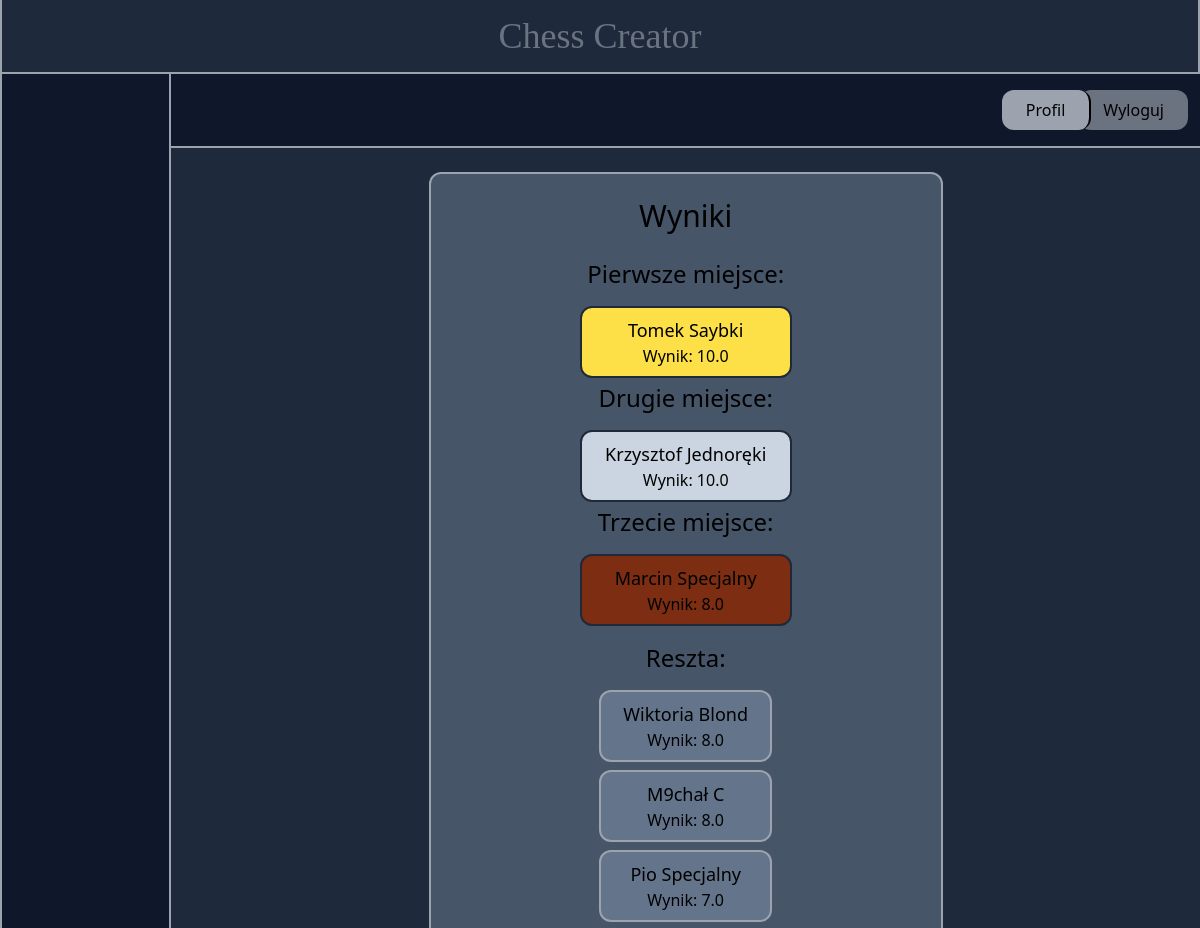
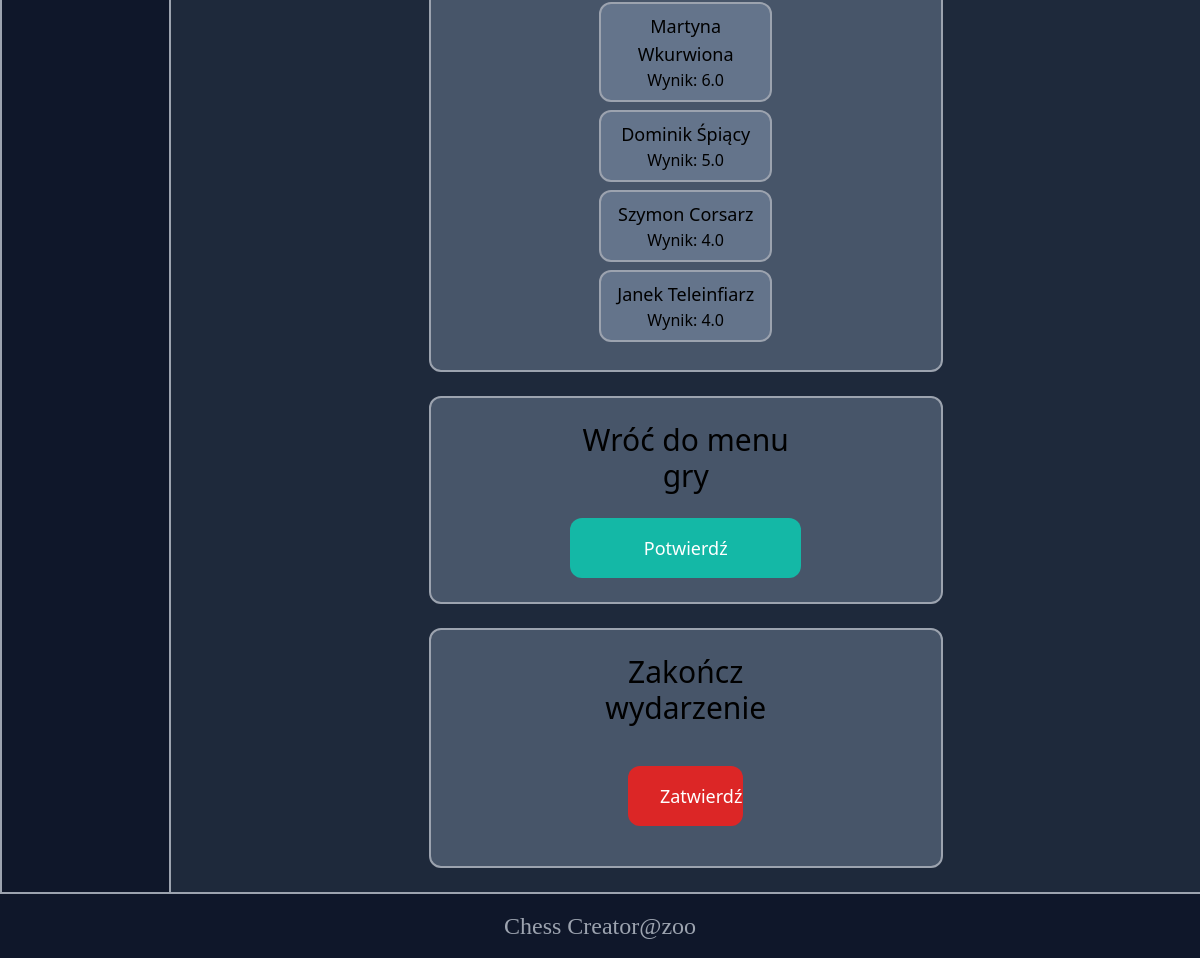
Screenshot of /chess/view_results/6/ (signed in) with the database file from the repository (2 pictures, top to bottom).
### chesstour/models.py (models this page shows, shortened)
class Chess_Player(models.Model):
    name = models.CharField(max_length=50)
    surname = models.CharField(max_length=50)
    username = models.CharField(max_length=50)
    rating = models.FloatField(default=0)
    birth_date = models.DateField(null=True, blank=True)
    tournament = models.ForeignKey(Chess_Tournament, on_delete=models.CASCADE)
    white_games = models.IntegerField(default=0)
    class Meta:
        ordering = ('name',)

### chesstour/views.py (the view)
# urls.py: path('view_results/<int:pk>/', views.view_results, name='view_results')
@login_required
def view_results(request, pk):
    tournament = Chess_Tournament.objects.get(pk=pk)
    if tournament.created_by != request.user:
        return redirect('core:manage')
    players = Chess_Player.objects.filter(tournament=tournament).order_by('-rating')
    if players.count() < 3:
        return redirect('chesstour:edit', pk=pk)
    first = players[0]
    second = players[1]
    third = players[2]
    players=players[3:]
    if request.method == 'POST':
        tournament.delete()
        return redirect('core:manage')
    return render(request, 'chesstour/view_results.html', {'tournament': tournament, 'players': players, 'first': first, 'second': second, 'third': third})

### chesstour/templates/chesstour/view_results.html (shortened to what this page needs)
{% extends 'core/base.html' %}
{% block content %}
<div class="w-1/2 my-6 mx-auto p-6 bg-slate-600 rounded-xl border-gray-400 border-2">
    <div class="justify-center flex flex-col mx-auto w-1/2">
        <h1 class="mb-6 text-3xl text-center ">Wyniki</h1>
            <h2 class="mb-3 text-2xl text-center">Pierwsze miejsce:</h2>
                <a href="{%url 'chesstour:manage_players' pk=tournament.id spk=first.id %}" class="w-11/12 my-1 p-2 mx-auto bg-yellow-300 rounded-xl border-gray-800 border-2 text-center">                <div class="text-lg">
                        {{first.name|capfirst}}
                        {{first.surname|capfirst}}
                    </div>
                    Wynik: {{first.rating}}
                </a>
            <h2 class="mb-3 text-2xl text-center">Drugie miejsce:</h2>
                <a href="{%url 'chesstour:manage_players' pk=tournament.id spk=second.id %}" class="w-11/12 my-1 p-2 mx-auto bg-slate-300 rounded-xl border-gray-800 border-2 text-center">                <div class="text-lg">
                        {{second.name|capfirst}}
                        {{second.surname|capfirst}}
                    </div>
                    Wynik: {{second.rating}}
                </a>
            <h2 class="mb-3 text-2xl text-center">Trzecie miejsce:</h2>
                <a href="{%url 'chesstour:manage_players' pk=tournament.id spk=third.id %}" class="w-11/12 my-1 p-2 mx-auto bg-orange-900 rounded-xl border-gray-800 border-2 text-center">                <div class="text-lg">
                        {{third.name|capfirst}}
                        {{third.surname|capfirst}}
                    </div>
                    Wynik: {{third.rating}}
                </a>
            <h2 class="my-3 text-2xl text-center">Reszta:</h2>
            {% for player in players %}
            <a href="{%url 'chesstour:manage_players' pk=tournament.id spk=player.id %}" class="w-3/4 my-1 p-2 mx-auto bg-slate-500 rounded-xl border-gray-400 border-2 text-center">
                <div>
                    <div class="text-lg">
                    {{player.name|capfirst}}
                    {{player.surname|capfirst}}
                    </div>
                    Wynik: {{player.rating}}
                </div>
            </a>
        {% endfor %}
    </div>
</div>
<div class="w-1/2 my-6 mx-auto p-6 bg-slate-600 rounded-xl border-gray-400 border-2">
    <div class="justify-center flex flex-col mx-auto w-1/2">
        <h1 class="mb-6 text-3xl text-center">Wróć do menu gry</h1>
        <a href="{% url 'chesstour:edit' tournament.id %}" class="py-4 px-8 text-lg rounded-xl bg-teal-500 hover:bg-teal-700 text-white text-center" name="tournament_form">Potwierdź</a>
    </div>
</div>
<div class="w-1/2 my-6 mx-auto p-6 bg-slate-600 rounded-xl border-gray-400 border-2">
    <div class="justify-center flex flex-col mx-auto w-1/2">
        <h1 class="mb-6 text-3xl text-center">Zakończ wydarzenie</h1>
        <form method="post" class="justify-center flex flex-col mx-auto w-1/2">
            <button type="submit" action="{% url 'chesstour:view_results' tournament.id%}"class="col-span-2 my-4 py-4 px-8 text-lg rounded-xl items-center bg-red-600 hover:bg-red-900 text-white text-center justify-center" onclick="return confirm('Jesteś pewien? Ta akcja jest nieodwracalna!!');">Zatwierdź</button>
        </form>
    </div>
</div>
{% endblock %}

### rows the page displays
Chess_Player: name "Tomek", surname "Saybki", rating "10.0"
Chess_Player: name "Krzysztof", surname "Jednoręki", rating "10.0"
Chess_Player: name "Marcin", surname "Specjalny", rating "8.0"
Chess_Player: name "Wiktoria", surname "Blond", rating "8.0"
Chess_Player: name "M9chał", surname "C", rating "8.0"
Chess_Player: name "Pio", surname "Specjalny", rating "7.0"
Chess_Player: name "Martyna", surname "Wkurwiona", rating "6.0"
Chess_Player: name "Dominik", surname "Śpiący", rating "5.0"
Chess_Player: name "Szymon", surname "Corsarz", rating "4.0"
Chess_Player: name "Janek", surname "Teleinfiarz", rating "4.0"
